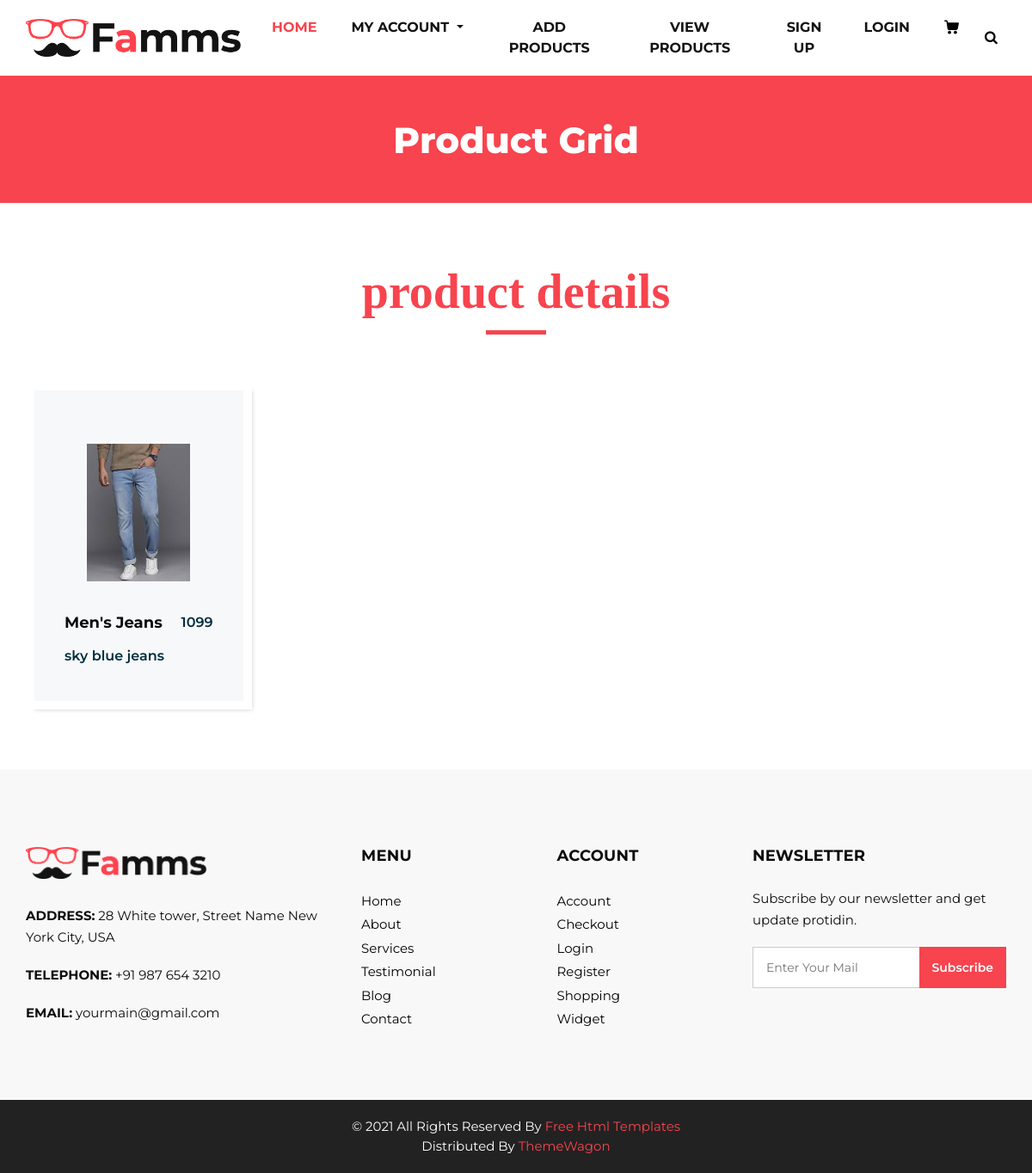
/seller-product-details/17/, run on the app's committed database.
### myapp/models.py (models this page shows, shortened)
class Product(models.Model):
	category=(
		("Men","Men"),
		("Women","Women"),
		("Kids","Kids"),
	)
	sub_category=(
		("Jeans","Jeans"),
		("T-Shirt","T-Shirt"),
		("Shirts","Shirts"),
	)
	seller=models.ForeignKey(User,on_delete=models.CASCADE)
	product_category=models.CharField(max_length=100,choices=category)
	product_sub_category=models.CharField(max_length=100,choices=sub_category)
	product_name=models.CharField(max_length=100)
	product_price=models.PositiveIntegerField()
	product_image=models.ImageField(upload_to="product_image/")
	product_desc=models.TextField()

### myapp/views.py (the view)
# urls.py: path('seller-product-details/<int:pk>/',views.seller_product_details,name='seller-product-details'),
def seller_product_details(request,pk):
	product=Product.objects.get(pk=pk)
	return render(request,'seller-product-details.html',{'product':product})

### myapp/templates/seller-product-details.html (shortened to what this page needs)
{% extends 'seller-header.html' %}
{% load static %}
{% block content %}
<!DOCTYPE html>
<html>
   <head>
   </head>
   <body class="sub_page">
      <section class="inner_page_head">
         <div class="container_fuild">
            <div class="row">
               <div class="col-md-12">
                  <div class="full">
                     <h3>Product Grid</h3>
                  </div>
               </div>
            </div>
         </div>
      </section>
      <section class="product_section layout_padding">
         <div class="container">
            <div class="heading_container heading_center">
               <h2>
                  <span>product details</span>
               </h2>
            </div>
            <div class="row">
               <div class="col-sm-6 col-md-4 col-lg-3">
                  <div class="box">
                     <div class="img-box">
                        <img src="{{product.product_image.url}}" alt="">
                     </div>
                     <div class="detail-box">
                        <h5>
                           {{product.product_category}}'s {{product.product_sub_category}}
                        </h5>
                        <h6>
                           {{product.product_price}}
                        </h6>
                     </div>
                     <div class="detail-box">
                        <h6>
                           {{product.product_name}}
                        </h6>
                     </div>
                  </div>
               </div>
            </div>
         </div>
      </section>
   </body>
</html>
{% endblock %}

### myapp/Static/css/style.css (style rules this page uses)
* { box-sizing: border-box; }
body { font-family: 'Montserrat', sans-serif; color: #0c0c0c; background-color: #ffffff; overflow-x: hidden; }
.layout_padding { padding: 70px 0; }
h1, h2 { font-family: 'Playfair Display', serif; }
.heading_container { display: -webkit-box; display: -ms-flexbox; display: flex; -webkit-box-orient: vertical; -webkit-box-direction: normal; -ms-flex-direction: column; flex-direction: column; -webkit-box-align: start; -ms-flex-align: start; align-items: flex-start; }
.heading_container h2 { position: relative; margin-bottom: 0; font-size: 3.5rem; font-weight: bold; }
.heading_container h2::after { content: ""; display: block; width: 70px; height: 5px; background: #f7444e; margin: 10px auto 10px; }
.heading_container h2 span { color: #f7444e; }
.heading_container.heading_center { -webkit-box-align: center; -ms-flex-align: center; align-items: center; text-align: center; }
.product_section .heading_container { margin-bottom: 20px; }
.product_section .box { position: relative; margin-top: 25px; padding: 35px 35px; background-color: #f7f8f9; -webkit-transition: all .3s; transition: all .3s; overflow: hidden; box-shadow: 5px 5px 5px -5px rgba(0,0,0,.2); border: solid #fff 10px; }
.product_section .box .img-box { display: -webkit-box; display: -ms-flexbox; display: flex; -webkit-box-pack: center; -ms-flex-pack: center; justify-content: center; -webkit-box-align: center; -ms-flex-align: center; align-items: center; height: 215px; }
.product_section .box .img-box img { max-width: 100%; max-height: 160px; -webkit-transition: all .3s; transition: all .3s; }
.product_section .box .detail-box { text-align: center; display: -webkit-box; display: -ms-flexbox; display: flex; -webkit-box-pack: justify; -ms-flex-pack: justify; justify-content: space-between; }
.product_section .box .detail-box h5 { font-size: 18px; margin-top: 10px; }
.product_section .box .detail-box h6 { margin-top: 10px; color: #002c3e; font-weight: 600; }
.detail-box h5 { font-size: 21px; font-weight: 700; }
.inner_page_head { background: #f7444e; text-align: center; color: #fff; padding-top: 50px; padding-bottom: 40px; }
.inner_page_head h3 { font-size: 42px; font-weight: 800; }

### myapp/Static/css/responsive.css (style rules this page uses)
@media (min-width: 1200px) { .container { max-width: 1170px; } }

### data on the page
Product: product_image (picture), product_category "Men", product_sub_category "Jeans", product_price "1099", product_name "sky blue jeans"
